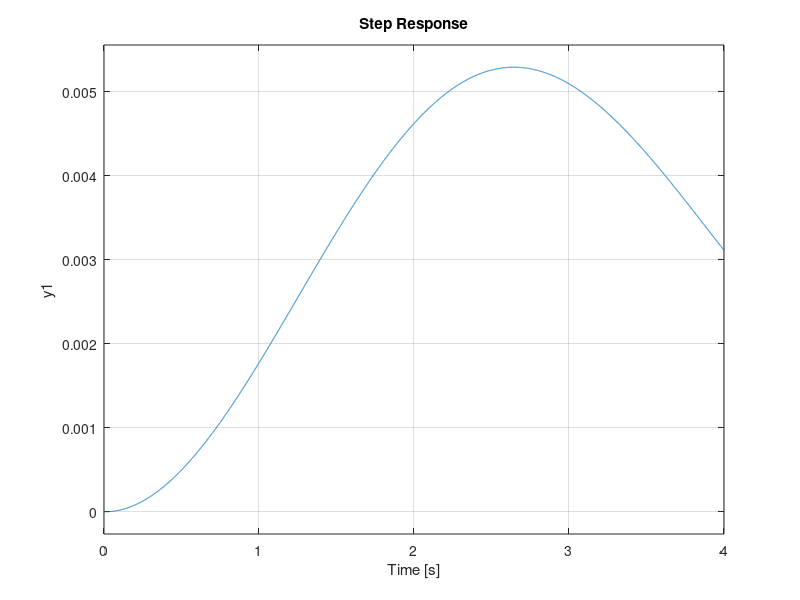

Write MATLAB code to recreate this figure. (Note: this script raises an error after producing the figure.)
%Declacarión de las constantes a utilizar
Ra=0.5;
La=0.0015;
kb=0.03;
km=0.03;
Bm=0.2;
Jm=0.00025;
kt=0.75;
m1=0.022;
m3=0.092;
mt=0.149;
L1=0.31;
g=9.81;
beta=0.01;

%Sustituciones necesarias para simplificación
alpha=kt*kb/mt*L1^2;
delta=g*(m1-m3)/mt*L1;

%Definición del sistema matricial de las ecuaciones de espacio de estado
A=[-Ra/La -kb/La 0 0; km/Jm -Bm/Jm 0 0; 0 0 0 1; 0 alpha delta -beta/(mt*L1)];
B=[1/La; 0;0;0];
C=[0 0 1 0];
D=[0];

%Creación de nuestra representación matricial
sysss=ss(A, B, C, D);

%Simulación para obtener la respuesta ante el escalón e impulso
step(sysss);
sisotool(sysss); %para generar un entorno donde podamos crear el controlador del sistema
%%%impulse(sysss)